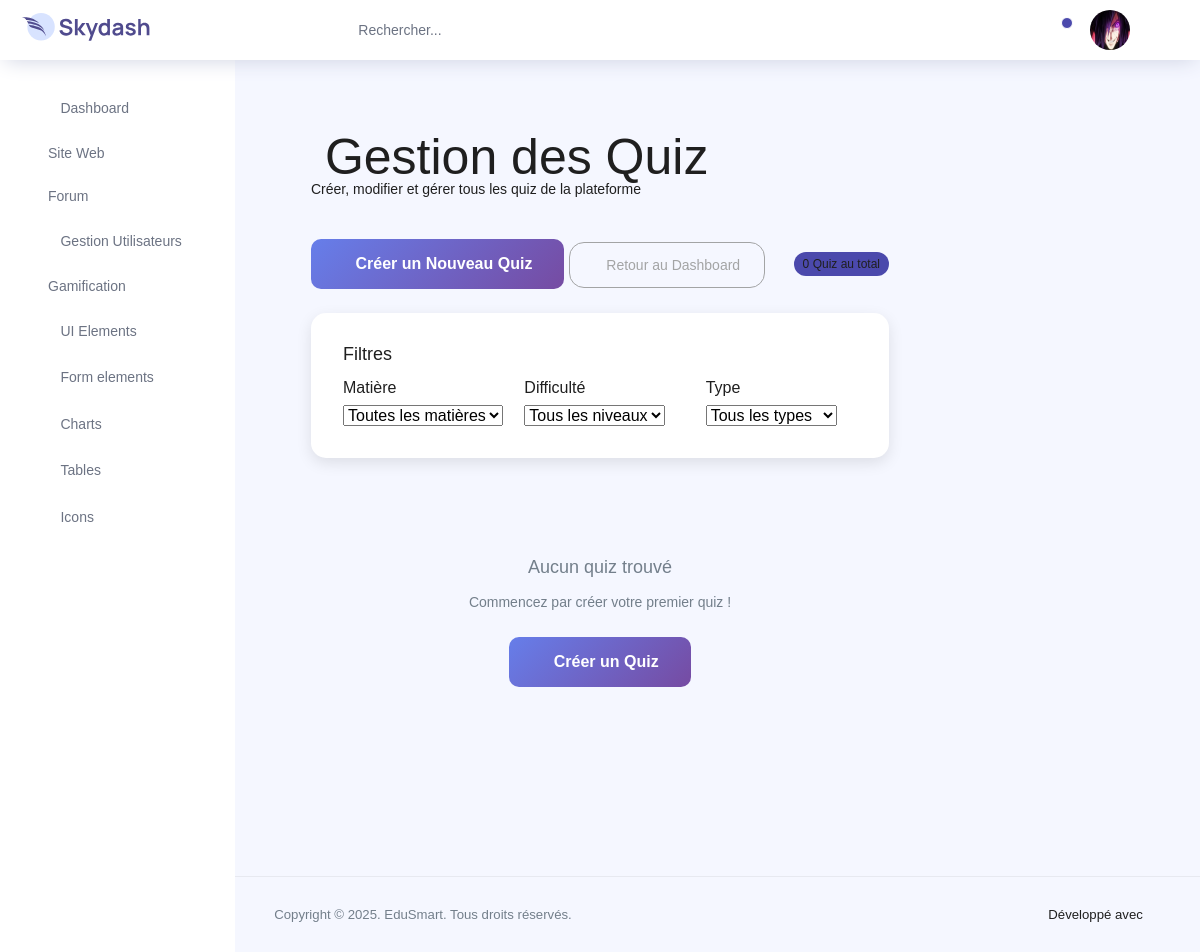
The page /gamification/admin/quiz-management/ (signed in) on the database as committed earlier.
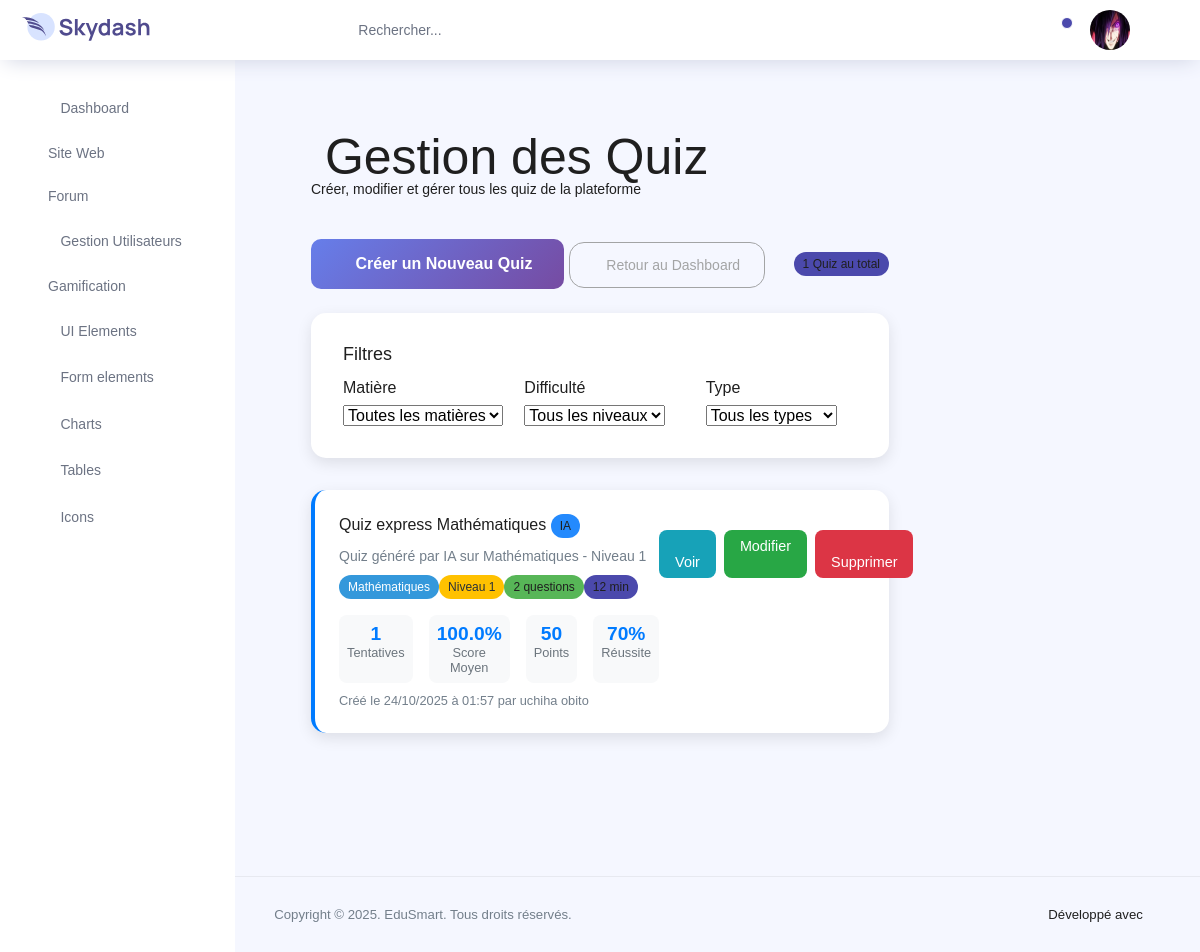
The same page on the database as committed later.
### gamification/models.py (models this page shows, shortened)
class Quiz(models.Model):
    STATUS_CHOICES = [
        ('draft', 'Brouillon'),
        ('published', 'Publié'),
        ('archived', 'Archivé'),
    ]
    title = models.CharField(max_length=200, verbose_name='Titre')
    slug = models.SlugField(max_length=200, unique=True)
    subject = models.ForeignKey(Subject, on_delete=models.CASCADE, related_name='quizzes', verbose_name='Matière')
    difficulty = models.ForeignKey(DifficultyLevel, on_delete=models.CASCADE, related_name='quizzes', verbose_name='Difficulté')
    description = models.TextField(blank=True, verbose_name='Description')
    instructions = models.TextField(blank=True, verbose_name='Instructions')
    time_limit = models.IntegerField(default=30, verbose_name='Durée limite (minutes)')
    max_attempts = models.IntegerField(default=3, verbose_name='Nombre maximum de tentatives')
    passing_score = models.IntegerField(default=70, verbose_name='Score de réussite (%)')
    points_available = models.IntegerField(default=100, verbose_name='Points disponibles')
    experience_points = models.IntegerField(default=50, verbose_name='Points d\'expérience')
    is_ai_generated = models.BooleanField(default=True, verbose_name='Généré par IA')
    ai_prompt = models.TextField(blank=True, verbose_name='Prompt IA utilisé')
    ai_model_version = models.CharField(max_length=50, default='1.0', verbose_name='Version du modèle IA')
    status = models.CharField(max_length=10, choices=STATUS_CHOICES, default='draft', verbose_name='Statut')
    created_by = models.ForeignKey(settings.AUTH_USER_MODEL, on_delete=models.CASCADE, related_name='created_quizzes', verbose_name='Créé par')
    created_at = models.DateTimeField(auto_now_add=True, verbose_name='Créé le')
    updated_at = models.DateTimeField(auto_now=True, verbose_name='Modifié le')
    total_attempts = models.IntegerField(default=0, verbose_name='Total des tentatives')
    average_score = models.FloatField(default=0.0, verbose_name='Score moyen')
    class Meta:
        verbose_name = 'Quiz'
        verbose_name_plural = 'Quiz'
        ordering = ['-created_at']

class Subject(models.Model):
    name = models.CharField(max_length=100, verbose_name='Nom de la matière')
    slug = models.SlugField(max_length=100, unique=True)
    description = models.TextField(blank=True, verbose_name='Description')
    icon = models.CharField(max_length=50, default='bi-book', help_text='Classe d\'icône Bootstrap')
    color = models.CharField(max_length=7, default='#007bff', help_text='Couleur hexadécimale')
    is_active = models.BooleanField(default=True, verbose_name='Active')
    created_at = models.DateTimeField(auto_now_add=True)
    class Meta:
        verbose_name = 'Matière'
        verbose_name_plural = 'Matières'
        ordering = ['name']

class DifficultyLevel(models.Model):
    name = models.CharField(max_length=50, verbose_name='Nom')
    level = models.IntegerField(unique=True, verbose_name='Niveau')
    description = models.TextField(blank=True, verbose_name='Description')
    color = models.CharField(max_length=7, default='#28a745', help_text='Couleur hexadécimale')
    points_multiplier = models.FloatField(default=1.0, verbose_name='Multiplicateur de points')
    class Meta:
        verbose_name = 'Niveau de difficulté'
        verbose_name_plural = 'Niveaux de difficulté'
        ordering = ['level']

### accounts/models.py (models this page shows, shortened)
class CustomUser(AbstractUser):
    USER_TYPE_CHOICES = [
        ('student', 'Étudiant'),
        ('teacher', 'Enseignant'),
        ('admin', 'Administrateur'),
    ]
    user_type = models.CharField(
        max_length=10,
        choices=USER_TYPE_CHOICES,
        default='student',
        verbose_name='Type d\'utilisateur'
    )
    phone_regex = RegexValidator(
        regex=r'^\+?1?\d{9,15}$',
        message="Le numéro de téléphone doit être au format: '+999999999'. Jusqu'à 15 chiffres autorisés."
    )
    phone_number = models.CharField(
        validators=[phone_regex],
        max_length=17,
        blank=True,
        verbose_name='Numéro de téléphone'
    )
    date_of_birth = models.DateField(
        null=True,
        blank=True,
        verbose_name='Date de naissance'
    )
    profile_picture = models.ImageField(
        upload_to='profile_pics/',
        blank=True,
        null=True,
        verbose_name='Photo de profil'
    )
    bio = models.TextField(
        max_length=500,
        blank=True,
        verbose_name='Biographie'
    )
    address = models.CharField(
        max_length=255,
        blank=True,
        verbose_name='Adresse'
    )
    city = models.CharField(
        max_length=100,
        blank=True,
        verbose_name='Ville'
    )
    country = models.CharField(
        max_length=100,
        blank=True,
        verbose_name='Pays'
    )
    is_verified = models.BooleanField(
        default=False,
        verbose_name='Compte vérifié'
    )
    created_at = models.DateTimeField(
        auto_now_add=True,
        verbose_name='Date de création'
    )
    updated_at = models.DateTimeField(
        auto_now=True,
        verbose_name='Dernière modification'
    )
    class Meta:
        verbose_name = 'Utilisateur'
        verbose_name_plural = 'Utilisateurs'
        ordering = ['-created_at']
    @property
    def full_name(self):
        return f"{self.first_name} {self.last_name}".strip()

### gamification/admin_views.py (the view)
# urls.py: path('admin/quiz-management/', admin_views.admin_quiz_management, name='admin_quiz_management'),
@login_required
@user_passes_test(is_admin)
def admin_quiz_management(request):
    quizzes = Quiz.objects.select_related('subject', 'difficulty').annotate(
        attempt_count=Count('attempts'),
        avg_score=Avg('attempts__percentage')
    ).order_by('-created_at')
    subjects = Subject.objects.all()
    difficulties = DifficultyLevel.objects.all()
    context = {
        'quizzes': quizzes,
        'subjects': subjects,
        'difficulties': difficulties,
    }
    return render(request, 'gamification/admin/quiz_management.html', context)

### gamification/admin_views.py (called while the page is built)
def is_admin(user):
    return user.is_staff or user.user_type == 'admin'

### gamification/templates/gamification/admin/quiz_management.html (shortened to what the changed rows need)
{% extends 'base_admin.html' %}
{% block content %}
<div class="main-panel">
    <div class="content-wrapper">
        <div class="row">
            <div class="col-12">
                <div class="page-header">
                    <h1 class="page-title">
                        Gestion des Quiz
                    </h1>
                </div>
            </div>
        </div>
        <div class="row mb-4">
            <div class="col-12">
                <div class="d-flex justify-content-between align-items-center">
                    <div>
                        <span class="badge bg-primary fs-6">{{ quizzes.count }} Quiz au total</span>
                    </div>
                </div>
            </div>
        </div>
        <div class="row">
            <div class="col-12">
                {% for quiz in quizzes %}
                <div class="quiz-card" data-subject="{{ quiz.subject.slug }}" data-difficulty="{{ quiz.difficulty.level }}" data-type="{% if quiz.is_ai_generated %}ai_generated{% else %}manual{% endif %}">
                    <div class="d-flex justify-content-between align-items-start">
                        <div class="flex-grow-1">
                            <h5 class="mb-2">
                                {{ quiz.title }}
                                {% if quiz.is_ai_generated %}
                                <span class="badge bg-info ms-2">IA</span>
                                {% else %}
                                <span class="badge bg-secondary ms-2">Manuel</span>
                                {% endif %}
                            </h5>
                            <p class="text-muted mb-2">{{ quiz.description|truncatechars:100 }}</p>
                            <div class="d-flex gap-3 mb-2">
                                <span class="badge" style="background-color: {{ quiz.subject.color }}; color: white;">
                                    <i class="{{ quiz.subject.icon }} me-1"></i>{{ quiz.subject.name }}
                                </span>
                                <span class="badge bg-warning text-dark">
                                    Niveau {{ quiz.difficulty.level }}
                                </span>
                                <span class="badge bg-success">
                                    {{ quiz.questions.count }} questions
                                </span>
                                <span class="badge bg-primary">
                                    {{ quiz.time_limit }} min
                                </span>
                            </div>
                            <div class="quiz-stats">
                                <div class="stat-item">
                                    <div class="stat-number">{{ quiz.attempt_count|default:0 }}</div>
                                    <div class="stat-label">Tentatives</div>
                                </div>
                                <div class="stat-item">
                                    <div class="stat-number">{{ quiz.avg_score|floatformat:1|default:"0" }}%</div>
                                    <div class="stat-label">Score Moyen</div>
                                </div>
                                <div class="stat-item">
                                    <div class="stat-number">{{ quiz.points_available }}</div>
                                    <div class="stat-label">Points</div>
                                </div>
                                <div class="stat-item">
                                    <div class="stat-number">{{ quiz.passing_score }}%</div>
                                    <div class="stat-label">Réussite</div>
                                </div>
                            </div>
                        </div>
                        <div class="action-buttons">
                            <a href="{% url 'gamification:quiz_detail' quiz.slug %}" class="btn-action btn-view">
                                <i class="icon-eye me-1"></i>Voir
                            </a>
                            <a href="/admin/gamification/quiz/{{ quiz.id }}/change/" class="btn-action btn-edit">
                                Modifier
                            </a>
                            <a href="/admin/gamification/quiz/{{ quiz.id }}/delete/" class="btn-action btn-delete">
                                <i class="icon-trash me-1"></i>Supprimer
                            </a>
                        </div>
                    </div>
                    <div class="mt-2">
                        <small class="text-muted">
                            Créé le {{ quiz.created_at|date:"d/m/Y à H:i" }}
                            {% if quiz.created_by %}
                                par {{ quiz.created_by.get_full_name|default:quiz.created_by.username }}
                            {% endif %}
                        </small>
                    </div>
                </div>
                {% empty %}
                <div class="text-center py-5">
                    <h4 class="text-muted mb-3">Aucun quiz trouvé</h4>
                    <p class="text-muted mb-4">Commencez par créer votre premier quiz !</p>
                    <a href="{% url 'gamification:select_quiz' %}" class="create-quiz-btn">
                        <i class="icon-plus me-2"></i>Créer un Quiz
                    </a>
                </div>
                {% endfor %}
            </div>
        </div>
    </div>
</div>
{% endblock %}

Rows that differ between the two databases and show on the page:
added Quiz: title "Quiz express Mathématiques", is_ai_generated "IA", description "Quiz généré par IA sur Mathématiques - Niveau 1", subject.name "Mathématiques", difficulty.level "1", questions.count "2", time_limit "12", attempt_count "1", avg_score "100.0", points_available "50", passing_score "70", created_at "24/10/2025 à 01:57", created_by.get_full_name "uchiha obito"
Other text that changed with them:
{{ quizzes.count }}: "0" → "1"
text no longer shown: "Aucun quiz trouvé Commencez par créer votre premier quiz ! Créer un Quiz"
